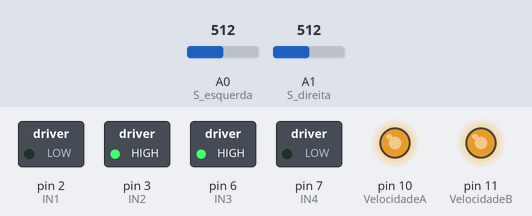
This sketch was run on a simulated Arduino Uno, built with avr-gcc and run on an emulated ATmega328P. Parts: switched loads named in the sketch (green lamp = pin HIGH), output pins drawn as LEDs (lit = HIGH). The inputs (shaded band) are chosen by the test bench; at power-on: A0 (S_esquerda) = 512, A1 (S_direita) = 512.

Above: at 1.2 s.
1.3 s: A0 (S_esquerda) set to 716
At 2.4 s:
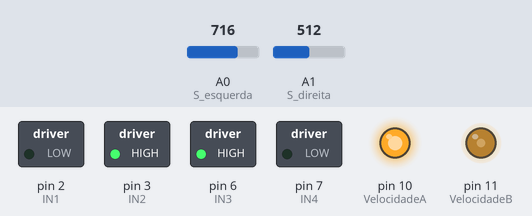
2.8 s: A1 (S_direita) set to 306
At 3.6 s:
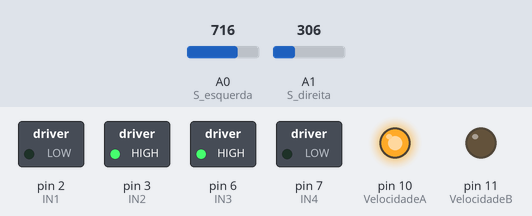
4.3 s: A0 (S_esquerda) set to 245
At 4.7 s:
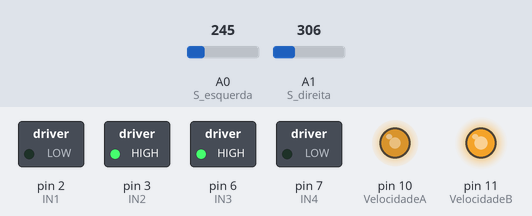
5.8 s: A1 (S_direita) set to 122
At 7.0 s:
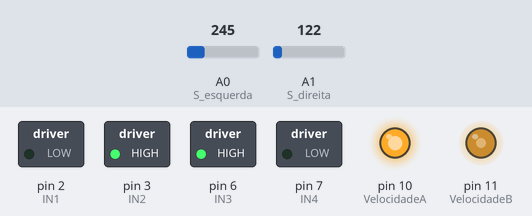
7.3 s: A0 (S_esquerda) set to 511
At 8.2 s:
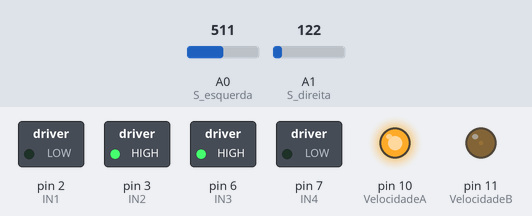
8.8 s: A1 (S_direita) set to 716
At 9.4 s:
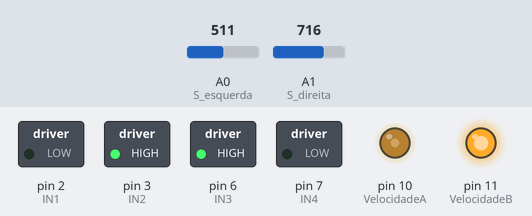
Timing chart, 0 to 11.3 s (numbered marks = the images above; inputs shaded):
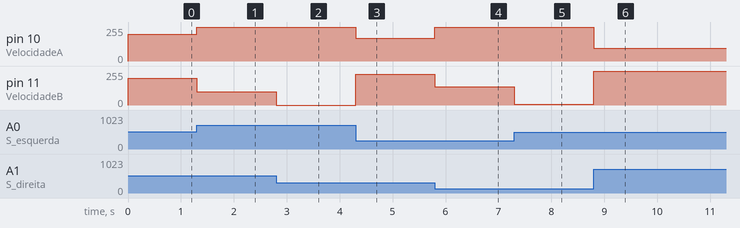

The sketch:

Robo_Seguidor_de_Linha_Proporcional.ino
```cpp
////////////////////////////////////
//Tecnologia em Automação indutrial
//Arthur, Geovanna e Heloisa
////////////////////////////////////
#define IN1 2  //roda direita
#define IN2 3  //roda direita
#define IN3 6  //roda esquerda
#define IN4 7  //roda esquerda

const int S_esquerda = A0;
const int S_direita = A1;
const int VelocidadeA = 10;
const int VelocidadeB = 11;

int erroX, erroY;
int SetPoint;
int constante = 200;
int velocidadeEsq;
int velocidadeDir;

int x, y, z;

void setup() {
  pinMode(IN1, OUTPUT);
  pinMode(IN2, OUTPUT);
  pinMode(IN3, OUTPUT);
  pinMode(IN4, OUTPUT);
  pinMode(S_esquerda, INPUT);
  pinMode(S_direita, INPUT);
  pinMode(VelocidadeB, OUTPUT);
  pinMode(VelocidadeA, OUTPUT);
  Serial.begin(9600);

  digitalWrite(IN1, 0);
  digitalWrite(IN2, 1);  //avança ambos os motores
  digitalWrite(IN3, 1);
  digitalWrite(IN4, 0);
}

void loop() {
  x = analogRead(S_esquerda);
  y = analogRead(S_direita);

  SetPoint = ((x + y) / 2);

  erroX = SetPoint - x;
  erroY = SetPoint - y;

  velocidadeEsq = constante + erroX;
  velocidadeDir = constante + erroY;

  if (velocidadeDir < 0) {
    frente(0, velocidadeEsq);
  } else if (velocidadeEsq < 0) {
    frente(velocidadeDir, 0);
  } else if (velocidadeDir > 255) {
    frente(255, velocidadeEsq);
  } else if (velocidadeEsq > 255) {
    frente(velocidadeDir, 255);
  } else {
    frente(velocidadeDir, velocidadeEsq);
  }
}

void frente(int c, int d) {
  digitalWrite(IN1, 0);
  digitalWrite(IN2, 1);  //avança ambos os motores
  digitalWrite(IN3, 1);
  digitalWrite(IN4, 0);

  analogWrite(VelocidadeA, c);
  analogWrite(VelocidadeB, d);
}
```

Measured:
- after the input at 1.3 s, pin 10 (VelocidadeA): 200/255 → 255/255 at once; pin 11 (VelocidadeB): 200/255 → 98/255 at once
- after the input at 2.8 s, pin 11 (VelocidadeB): 98/255 → 0/255 at once
- after the input at 4.3 s, pin 10 (VelocidadeA): 255/255 → 169/255 at once; pin 11 (VelocidadeB): 0/255 → 230/255 at once
- after the input at 5.8 s, pin 10 (VelocidadeA): 169/255 → 255/255 at once; pin 11 (VelocidadeB): 230/255 → 138/255 at once
- after the input at 7.3 s, pin 11 (VelocidadeB): 138/255 → 5/255 at once
- after the input at 8.8 s, pin 10 (VelocidadeA): 255/255 → 97/255 at once; pin 11 (VelocidadeB): 5/255 → 255/255 at once
